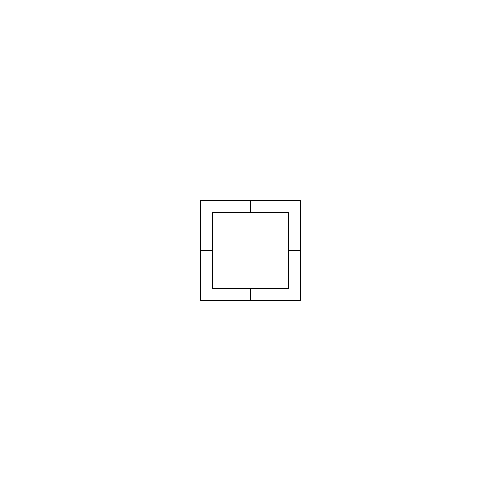
Frame 1 (no input)
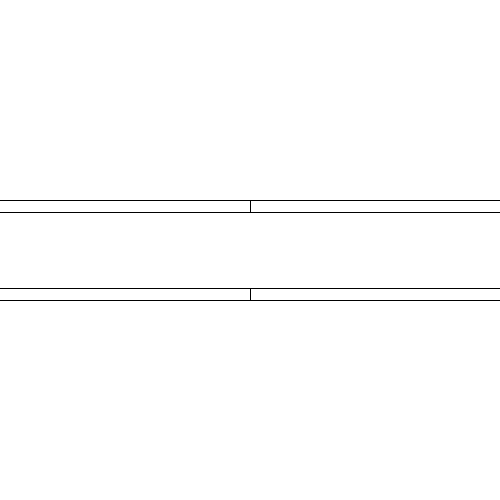
Frame 60 (the mouse pressed at the canvas centre just before this capture)
Frame 120 (the mouse held since frame 60 and released just before this capture): identical to frame 60, image omitted

The Processing sketch that drew these frames (run headless with seeded random() and noise(); from frame 60 on, the mouse is pressed at the canvas centre):

// Processing sketch: processing_57082
// ── processing_57082.pde

int w;
int h;
int x1;
int y1;
int x2;
int y2;
int a;

void setup(){
  size(500,500);
  frameRate(10);
  
  w=50;
  h=w;
  x1=200;
  y1=200;
  x2=x1+w*2;
  y2=y1+w*2;
  a=w/4;
}

void draw
(){
background (255);

  line(x1, y1, x1+w, y1);
  line(x1, y1+h, x1+a, y1+h);
  line(x1, y1, x1, y1+h);
  line(x1+w, y1, x1+w, y1+a);
  line(x1+a, y1+a, x1+w, y1+a);
  line(x1+a, y1+a, x1+a, y1+h);

  line(x2, y1, x2-w, y1);
  line(x2, y1+h, x2-a, y1+h);
  line(x2-w, y1, x2-w, y1+a);
  line(x2, y1, x2, y1+h);
  line(x2-a, y1+a, x2-w, y1+a);
  line(x2-a, y1+a, x2-a, y1+h);

  line(x1, y2-h, x1+a, y2-h);
  line(x1, y2, x1+w, y2);
  line(x1, y2, x1, y2-h);
  line(x1+w, y2, x1+w, y2-a);
  line(x1+a, y2-a, x1+w, y2-a);
  line(x1+a, y2-a, x1+a, y2-h);
 
  line(x2, y2-h, x2-a, y2-h);
  line(x2, y2, x2-w, y2);
  line(x2-w, y2, x2-w, y2-a);
  line(x2, y2, x2, y2-h);
  line(x2-a, y2-a, x2-w, y2-a);
  line(x2-a, y2-a, x2-a, y2-h);

w=w+5;
h=h+5;
x1=x1-5;
x2=x2+5;
}
